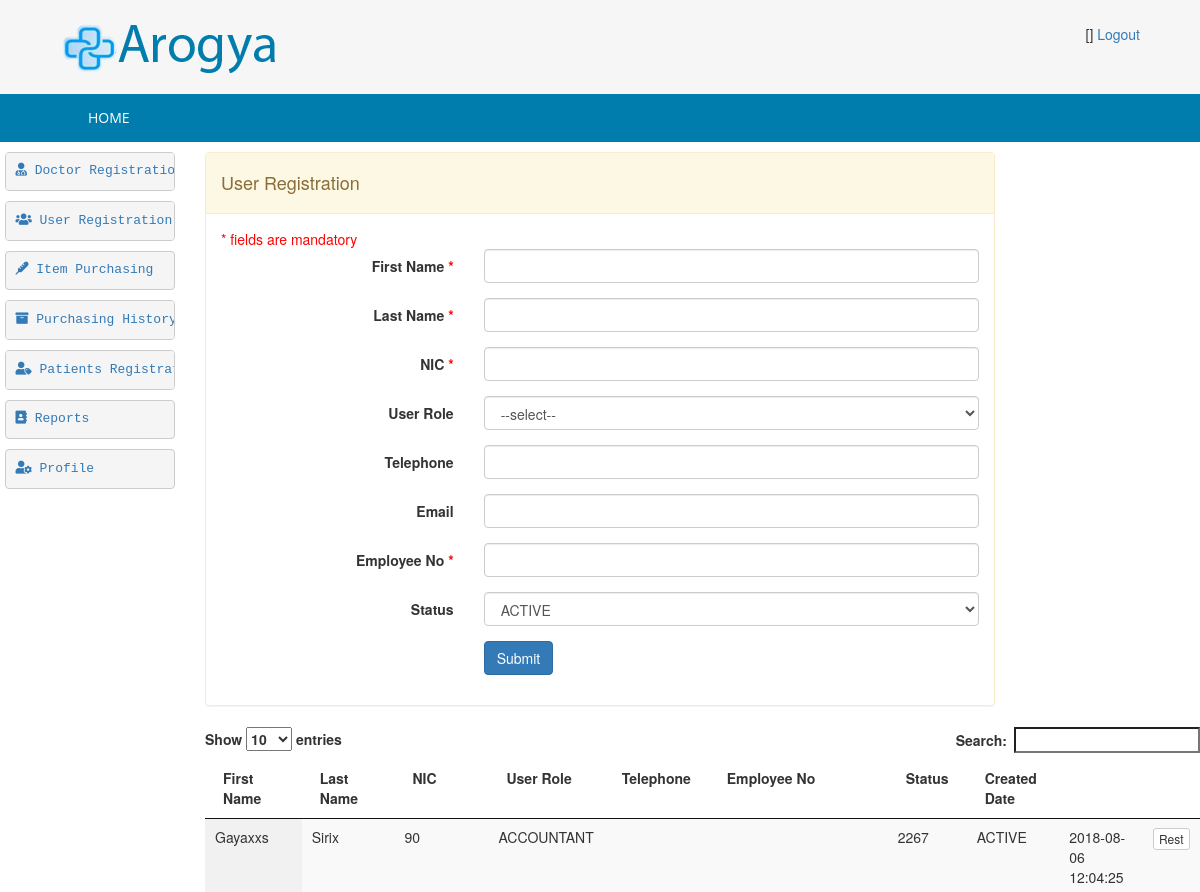
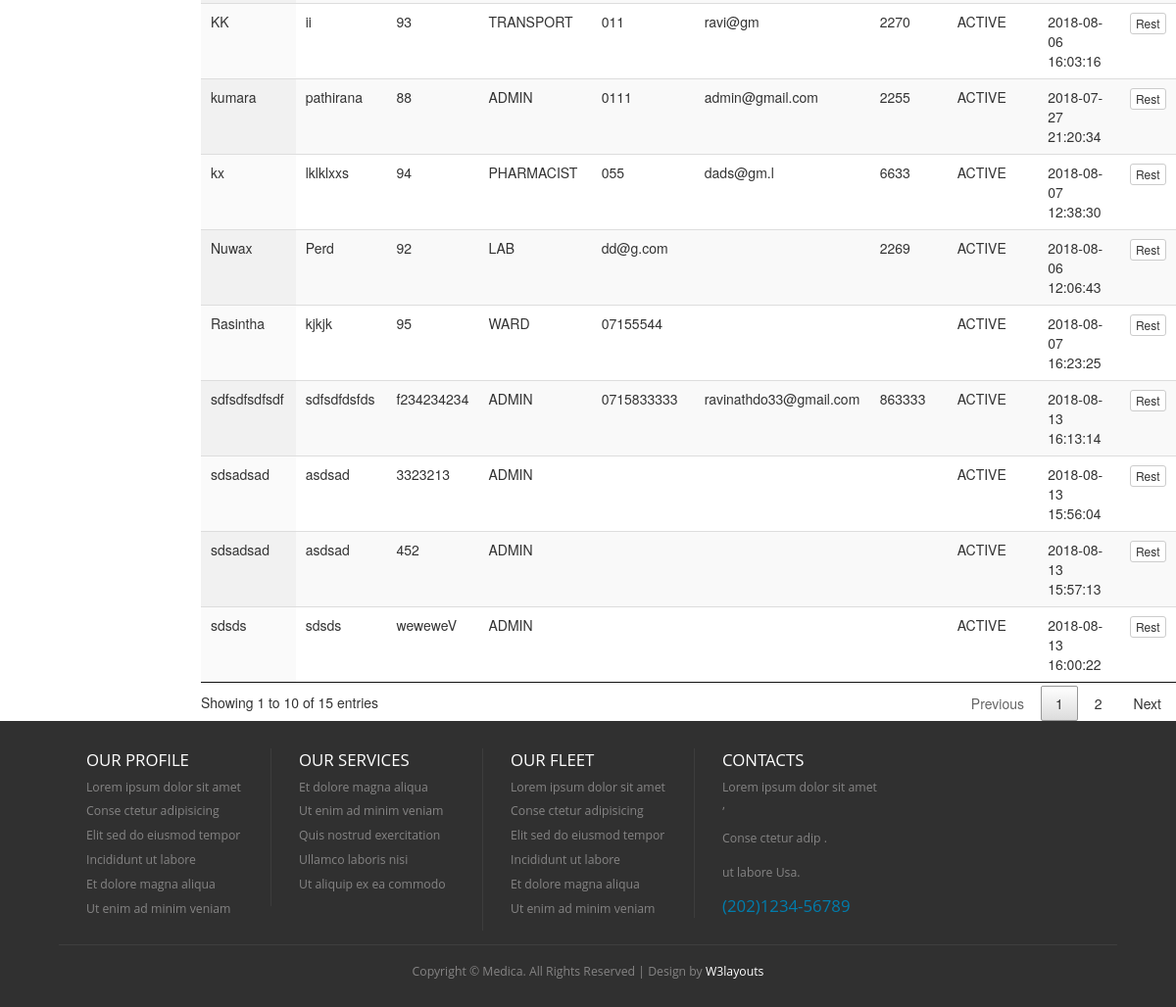
/index.php/admin_controller/loadUserRegistration, run on the app's committed database (2 pictures, top to bottom).
### tables this page shows
CREATE TABLE `hms_user` (
  `id` int(5) NOT NULL AUTO_INCREMENT,
  `first_name` varchar(100) DEFAULT NULL,
  `last_name` varchar(100) DEFAULT NULL,
  `nic` varchar(12) DEFAULT NULL,
  `pword` text DEFAULT NULL,
  `user_role` varchar(20) DEFAULT NULL,
  `telephone` varchar(20) DEFAULT NULL,
  `email` varchar(100) DEFAULT NULL,
  `empno` varchar(10) DEFAULT NULL,
  `status_code` varchar(20) DEFAULT NULL,
  `created_date` timestamp NOT NULL DEFAULT current_timestamp(),
  `created_user` int(5) DEFAULT NULL,
  PRIMARY KEY (`id`),
  UNIQUE KEY `NewIndex1` (`nic`)
);

### application/controllers/Admin_Controller.php (called while the page is built, shortened)
<?php
class Admin_Controller extends CI_Controller {
    public function loadUserRegistration() {
        $this->load->model(array('User'));
        $user = new User();
        $data['msg'] = '';
        $data['userList'] = $user->get();
        $this->load->view('admin/admin-user-registration', $data);
    }
}

### index.php (called while the page is built, shortened)
<?php
require_once BASEPATH.'core/CodeIgniter.php';

### application/core/my_model.php (called while the page is built, shortened)
<?php
class MY_Model extends CI_Model{
    public function get($limit=0,$offset = 0) {
        if($limit){
            $query = $this->db->get($this::DB_TABLE,$limit,$offset);
        }else{
            $query = $this->db->get($this::DB_TABLE);
        }
        $ret_val = array();
        foreach ($query->result() as $row) {
            $model = new $class;
            $model->populate($row);
            $ret_val[$row->{$this::DB_TABLE_PK}] = $model;
        }
        return $ret_val;
    }
}

### application/views/admin/admin-user-registration.php (the view, shortened to what this page needs)
<!DOCTYPE HTML>
<html>
    <head>
        <link href="<?php echo base_url('css/style.css'); ?>" rel="stylesheet" type="text/css"  media="all" />
        <link href="<?php echo base_url('css/bootstrap.css'); ?>" rel="stylesheet" type="text/css"/>
        <link rel="stylesheet" href="<?php echo base_url('css/responsiveslides.css') ?>">
        <link rel="stylesheet" href="https://use.fontawesome.com/releases/v5.2.0/css/all.css">
    </head>
    <body>
        <div class="header">
            <div class="main-header">
                <div class="wrap">
                </div>
            </div>
            <div class="top-nav">
                <div class="wrap">
                    <ul>
                    </ul>
                </div>
            </div>
        </div>
        <div class="content">
            <div class="row">
                <div class="col-md-2">
                </div>
                <div class="col-md-8">
                    <div class="panel panel-warning">
                        <div class="panel-heading ">
                            <h4>  User Registration</h4>
                        </div>
                        <div class="panel-body">
                            <form class="form-horizontal" action="<?= base_url('Admin_Controller/userRegistration') ?>" method="post">
                                <span class="mando-msg">* fields are mandatory</span>
                                <div class="form-group">
                                    <label for="text" class="control-label col-xs-4">First Name <span class="mando-msg">*</span></label>
                                    <div class="col-xs-8">
                                        <input id="text" name="first_name" type="text"  required="" class="form-control">
                                    </div>
                                </div>
                                <div class="form-group">
                                    <label for="text1" class="control-label col-xs-4">Last Name <span class="mando-msg">*</span></label>
                                    <div class="col-xs-8">
                                        <input id="text1" name="last_name" type="text" required="" class="form-control">
                                    </div>
                                </div>
                                <div class="form-group">
                                    <label for="text2" class="control-label col-xs-4">NIC <span class="mando-msg">*</span></label>
                                    <div class="col-xs-8">
                                        <input id="text2" name="nic" type="text" required="" class="form-control">
                                    </div>
                                </div>
                                <div class="form-group">
                                    <label for="select" class="control-label col-xs-4">User Role</label>
                                    <div class="col-xs-8">
                                        <select id="select" name="user_role" required="" class="select form-control">
                                            <option value="">--select--</option>
                                        </select>
                                    </div>
                                </div>
                                <div class="form-group">
                                    <label for="text3" class="control-label col-xs-4">Telephone</label>
                                    <div class="col-xs-8">
                                        <input id="text3" name="telephone" type="text" class="form-control">
                                    </div>
                                </div>
                                <div class="form-group">
                                    <label for="text4" class="control-label col-xs-4">Email</label>
                                    <div class="col-xs-8">
                                        <input id="text4" name="email" type="text" class="form-control">
                                    </div>
                                </div>
                                <div class="form-group">
                                    <label for="text5" class="control-label col-xs-4">Employee No <span class="mando-msg">*</span></label>
                                    <div class="col-xs-8">
                                        <input id="text5" name="empno" type="text" required="" class="form-control">
                                    </div>
                                </div>
                                <div class="form-group">
                                    <label for="select1" class="control-label col-xs-4">Status</label>
                                    <div class="col-xs-8">
                                        <select id="select1" name="status_code" class="select form-control">
                                            <option value="ACTIVE">ACTIVE</option>
                                        </select>
                                    </div>
                                </div>
                                <div class="form-group row">
                                    <div class="col-xs-offset-4 col-xs-8">
                                        <button name="submit" type="submit" class="btn btn-primary">Submit</button>
                                    </div>
                                </div>
                            </form>
                        </div>
                    </div>
                </div>
                <div class="col-md-4"> </div>
            </div>
            <div class="row">
                <div class="col-md-2"></div>
                <div class="col-md-10">
                    <table id="example" class="display" cellspacing="0" width="100%">
                        <thead>
                            <tr>
                                <th>First Name</th>
                                <th>Last Name</th>
                                <th>NIC</th>
                                <th>User Role</th>
                                <th>Telephone</th>
                                <th>Employee No</th>
                                <th>Status</th>
                                <th>Created Date</th>
                                <th></th>
                                <th></th>
                            </tr>
                        </thead>
                        <tbody>
                            <?php
                            foreach ($userList as $value) {
                                ?>
                                <tr>
                                    <td><?= $value->first_name ?></td>
                                    <td><?= $value->last_name ?></td>
                                    <td><?= $value->nic ?></td>
                                    <td><?= $value->user_role?></td>
                                    <td><?= $value->telephone?></td>
                                    <td><?= $value->email?></td>
                                    <td><?= $value->empno ?></td>
                                    <td><?= $value->status_code ?></td>
                                    <td><?= $value->created_date ?></td>
                                    <td>
                                        <a href="<?= base_url('Admin_Controller/loadUpdateUserProfile/'.$value->id)   ?>" class="btn btn-default btn-xs" >Rest</a>
                                    </td>
                                    <?php
                                }
                                ?>
                            </tr>
                        </tbody>
                    </table>
                    <link href="<?= base_url('css/jquery.dataTables.min.css') ?>" rel="stylesheet" type="text/css"/>
                </div>
            </div>
        </div>
        <div class="footer">
            <div class="wrap">
                <div class="footer-grids">
                    <div class="footer-grid">
                        <h3>OUR Profile</h3>
                        <ul>
                            <li><a href="#">Lorem ipsum dolor sit amet</a></li>
                            <li><a href="#">Conse ctetur adipisicing</a></li>
                            <li><a href="#">Elit sed do eiusmod tempor</a></li>
                            <li><a href="#">Incididunt ut labore</a></li>
                            <li><a href="#">Et dolore magna aliqua</a></li>
                            <li><a href="#">Ut enim ad minim veniam</a></li>
                        </ul>
                    </div>
                    <div class="footer-grid">
                        <h3>Our Services</h3>
                        <ul>
                            <li><a href="#">Et dolore magna aliqua</a></li>
                            <li><a href="#">Ut enim ad minim veniam</a></li>
                            <li><a href="#">Quis nostrud exercitation</a></li>
                            <li><a href="#">Ullamco laboris nisi</a></li>
                            <li><a href="#">Ut aliquip ex ea commodo</a></li>
                        </ul>
                    </div>
                    <div class="footer-grid">
                        <h3>OUR FLEET</h3>
                        <ul>
                            <li><a href="#">Lorem ipsum dolor sit amet</a></li>
                            <li><a href="#">Conse ctetur adipisicing</a></li>
                            <li><a href="#">Elit sed do eiusmod tempor</a></li>
                            <li><a href="#">Incididunt ut labore</a></li>
                            <li><a href="#">Et dolore magna aliqua</a></li>
                            <li><a href="#">Ut enim ad minim veniam</a></li>
                        </ul>
                    </div>
                    <div class="footer-grid">
                        <h3>CONTACTS</h3>
                        <p>Lorem ipsum dolor sit amet ,</p>
                        <p>Conse ctetur adip .</p>
                        <p>ut labore Usa.</p>
                        <span>(202)1234-56789</span>
                    </div>
                </div>
                <div class="copy-tight">
                    <p>Copyright &copy; Medica. All Rights Reserved | Design by <a href="http://w3layouts.com/">W3layouts</a></p>
                </div>
            </div>
        </div>
    </body>
</html>

### css/style.css (style rules this page uses)
html,body,div,span,applet,object,iframe,h1,h2,h3,h4,h5,h6,p,blockquote,pre,a,abbr,acronym,address,big,cite,code,del,dfn,em,img,ins,kbd,q,s,samp,small,strike,strong,sub,sup,tt,var,b,u,i,dl,dt,dd,ol,nav ul,nav li,fieldset,form,label,legend,table,caption,tbody,tfoot,thead,tr,th,td,article,aside,canvas,details,embed,figure,figcaption,footer,header,hgroup,menu,nav,output,ruby,section,summary,time,mark,audio,video { margin:0;padding:0;border:0;font-size:100%;font:inherit;vertical-align:baseline; }
ol,ul { list-style:none;margin:0px;padding:0px; }
table { border-collapse:collapse;border-spacing:0; }
a { text-decoration:none; }
body { background: #F6F6F6; }
.mando-msg { color: red; }
.wrap { width:80%; margin:0 auto; }
.main-header { padding: 1.7em 0 1.5em 0; background: #F6F6F6; }
.top-nav { background:#007DAD; }
.footer { padding: 2em 0 1em 0; background:#303030; }
.footer-grid { float: left; width: 20%; border-left: 1px solid rgba(153, 153, 153, 0.13); padding: 0px 28px; }
.footer-grid:first-child { border:none; }
.footer-grid ul li a,.footer-grid p { color: #858484; font-size: 0.875em; font-family: 'Open Sans', sans-serif; transition: 0.5s ease; -o-transition: 0.5s ease; -webkit-transition: 0.5s ease; padding: 0.3em 0; display: block; }
.footer-grid span { font-size:1.2em; font-family: 'Open Sans', sans-serif; color:#007DAD; }
.footer-grid h3 { font-family: 'Open Sans', sans-serif; color:#FFF; font-size:1.2em; text-transform: uppercase; margin: 0.2em 0 0.3em 0; }
.copy-tight { text-align: center; padding: 1em 0 0 0; border-top: 1px solid rgba(153, 153, 153, 0.13); margin-top: 1em; }
.copy-tight p { color: #858484; font-size: 0.875em; font-family: 'Open Sans', sans-serif; padding: 0.3em 0; display: block; }
.copy-tight p a { color:#FFF; transition: 0.5s ease; -o-transition: 0.5s ease; -webkit-transition: 0.5s ease; }
@media (max-width: 1366px) { .wrap { width:90%; } }

### data on the page
hms_user: first_name "kumara", last_name "pathirana", nic "88", user_role "ADMIN", telephone "0111", email "admin@gmail.com", empno "2255", status_code "ACTIVE", created_date "2018-07-27 21:20:34"
hms_user: first_name "Gayaxxs", last_name "Sirix", nic "90", user_role "ACCOUNTANT", empno "2267", status_code "ACTIVE", created_date "2018-08-06 12:04:25"
hms_user: first_name "Nuwax", last_name "Perd", nic "92", user_role "LAB", telephone "dd@g.com", empno "2269", status_code "ACTIVE", created_date "2018-08-06 12:06:43"
hms_user: first_name "KK", last_name "ii", nic "93", user_role "TRANSPORT", telephone "011", email "ravi@gm", empno "2270", status_code "ACTIVE", created_date "2018-08-06 16:03:16"
hms_user: first_name "kx", last_name "lklklxxs", nic "94", user_role "PHARMACIST", telephone "055", email "dads@gm.l", empno "6633", status_code "ACTIVE", created_date "2018-08-07 12:38:30"
hms_user: first_name "Rasintha", last_name "kjkjk", nic "95", user_role "WARD", telephone "07155544", status_code "ACTIVE", created_date "2018-08-07 16:23:25"
hms_user: first_name "sdsadsad", last_name "asdsad", nic "3323213", user_role "ADMIN", status_code "ACTIVE", created_date "2018-08-13 15:56:04"
hms_user: first_name "sdsadsad", last_name "asdsad", nic "452", user_role "ADMIN", status_code "ACTIVE", created_date "2018-08-13 15:57:13"
hms_user: first_name "sdsds", last_name "sdsds", nic "weweweV", user_role "ADMIN", status_code "ACTIVE", created_date "2018-08-13 16:00:22"
hms_user: first_name "sdfsdfsdfsdf", last_name "sdfsdfdsfds", nic "f234234234", user_role "ADMIN", telephone "0715833333", email "ravinathdo33@gmail.com", empno "863333", status_code "ACTIVE", created_date "2018-08-13 16:13:14"
